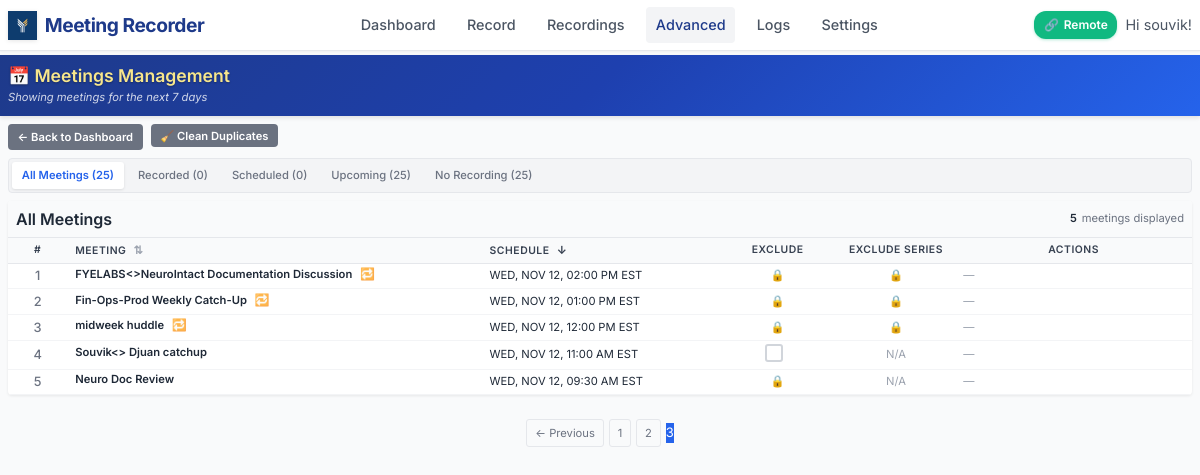
The app's page /admin/meetings?page=3&filter=all&sort=date&order=desc (signed in), older data.
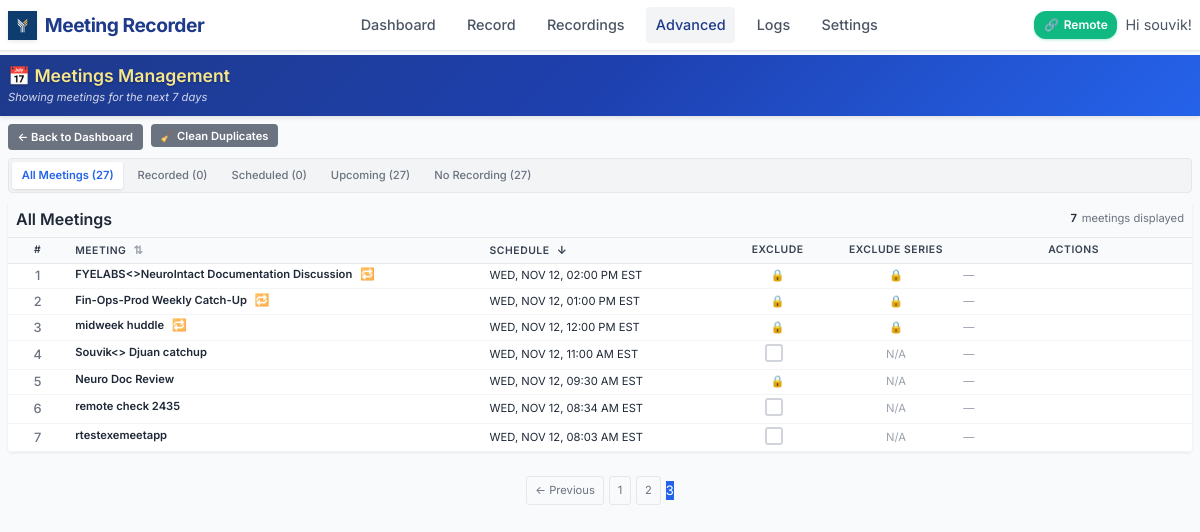
The same page, newer data.
### models.py (models this page shows, shortened)
class Meeting(db.Model):
    id = db.Column(db.Integer, primary_key=True)
    calendar_event_id = db.Column(db.String(255))  # Original calendar event ID
    subject = db.Column(db.String(500), nullable=False)
    description = db.Column(db.Text)
    location = db.Column(db.String(500))
    web_link = db.Column(db.String(1000))  # Teams meeting link
    start_time = db.Column(db.DateTime, nullable=False)
    end_time = db.Column(db.DateTime, nullable=False)
    duration_minutes = db.Column(db.Integer)
    is_all_day = db.Column(db.Boolean, default=False)
    organizer = db.Column(db.String(255))
    required_attendees = db.Column(db.Text)  # JSON list of email addresses
    optional_attendees = db.Column(db.Text)  # JSON list of email addresses
    attendee_count = db.Column(db.Integer, default=0)
    meeting_type = db.Column(db.String(50), default='teams')  # teams, phone, in-person, other
    is_teams_meeting = db.Column(db.Boolean, default=False)
    is_recurring = db.Column(db.Boolean, default=False)
    recording_status = db.Column(db.String(50), default='none')  # none, scheduled, recorded_local, recorded_synced, excluded
    recording_id = db.Column(db.Integer, db.ForeignKey('recording.id'), nullable=True)  # One-to-one relationship
    recording = db.relationship('Recording', backref=db.backref('meeting', uselist=False), uselist=False)  # One meeting can have 0 or 1 recording
    discovered_at = db.Column(db.DateTime, default=datetime.utcnow)
    last_updated = db.Column(db.DateTime, default=datetime.utcnow, onupdate=datetime.utcnow)
    user_id = db.Column(db.Integer, db.ForeignKey('user.id'), nullable=False)
    is_excluded = db.Column(db.Boolean, default=False)  # User manually excluded from recording
    auto_record = db.Column(db.Boolean, default=True)  # Should this meeting be auto-recorded
    user_excluded = db.Column(db.Boolean, default=False)  # User manually excluded this specific meeting
    exclude_all_series = db.Column(db.Boolean, default=False)  # Exclude all meetings in this recurring series
    series_id = db.Column(db.String(255))  # Recurring series identifier for grouping related meetings

### app.py (the view)
@app.route('/admin/meetings')
@login_required
def admin_meetings():
    try:
        page = request.args.get('page', 1, type=int)
        per_page = 10
        filter_status = request.args.get('filter', 'all')
        sort_by = request.args.get('sort', 'date')  # 'date' or 'subject'
        sort_order = request.args.get('order', 'desc')  # 'asc' or 'desc'
        today = datetime.now().replace(hour=0, minute=0, second=0, microsecond=0)
        next_7_days = today + timedelta(days=7)
        base_query = Meeting.query.filter(
            Meeting.start_time >= today,
            Meeting.start_time < next_7_days
        )
        total_meetings = base_query.count()
        recorded_meetings = base_query.filter(Meeting.recording_status.in_(['recorded_synced', 'recorded_local'])).count()
        scheduled_meetings = base_query.filter_by(recording_status='scheduled').count()
        upcoming_meetings = base_query.filter(Meeting.start_time > datetime.now()).count()
        no_recording_meetings = base_query.filter(Meeting.recording_id.is_(None)).count()
        total_attendees = db.session.query(db.func.sum(Meeting.attendee_count))\
            .filter(Meeting.start_time >= today, Meeting.start_time < next_7_days)\
            .scalar() or 0
        query = Meeting.query.filter(
            Meeting.start_time >= today,
            Meeting.start_time < next_7_days
        )
        if filter_status == 'recorded':
            query = query.filter(Meeting.recording_status.in_(['recorded_synced', 'recorded_local']))
        elif filter_status == 'scheduled':
            query = query.filter_by(recording_status='scheduled')
        elif filter_status == 'upcoming':
            query = query.filter(Meeting.start_time > datetime.now())
        elif filter_status == 'orphaned':
            query = query.filter(Meeting.recording_id.is_(None))
        if sort_by == 'subject':
            if sort_order == 'asc':
                query = query.order_by(Meeting.subject.asc())
            else:
                query = query.order_by(Meeting.subject.desc())
        else:  # Default to date sorting
            if sort_order == 'asc':
                query = query.order_by(Meeting.start_time.asc())
            else:
                query = query.order_by(Meeting.start_time.desc())
        meetings_paginated = query.paginate(
            page=page, per_page=per_page, error_out=False
        )
        stats = {
            'total_meetings': total_meetings,
            'recorded_meetings': recorded_meetings,
            'scheduled_meetings': scheduled_meetings,
            'upcoming_meetings': upcoming_meetings,
            'no_recording_meetings': no_recording_meetings,
            'total_attendees': total_attendees
        }
        active_recording_meeting = None
        if recording_state.get('active') and recording_state.get('meeting_id'):
            active_recording_meeting = Meeting.query.get(recording_state['meeting_id'])
        return render_template('admin/meetings.html',
                             meetings=meetings_paginated.items,
                             pagination=meetings_paginated,
                             stats=stats,
                             filter_status=filter_status,
                             active_recording_meeting=active_recording_meeting,
                             sort_by=sort_by,
                             sort_order=sort_order)
    except Exception as e:
        logger.error(f" Admin meetings error: {sanitize_error_message(e)}")
        flash(f"Error loading meetings: {sanitize_error_message(e)}", "error")
        return redirect(url_for('admin_dashboard'))

### app.py (called while the page is built)
@app.template_filter('format_eastern_local')
def format_eastern_local_filter(local_dt, format_str='%a, %b %d, %I:%M %p EST'):
    if local_dt:
        formatted = local_dt.strftime(format_str).upper()
        return formatted
    return 'N/A'

@app.context_processor
def utility_processor():
    active_recording = None
    if current_user.is_authenticated:
        global recording_state
        if recording_state.get('active', False):
            recent_recording = Recording.query.filter_by(user_id=current_user.id).order_by(Recording.created_at.desc()).first()
            if recent_recording and recent_recording.status != 'completed':
                active_recording = recent_recording
    return dict(
        format_file_size=format_file_size,
        format_duration=format_duration,
        active_recording=active_recording,
        is_remote_recording_enabled=is_remote_recording_enabled
    )

@login_manager.user_loader
def load_user(user_id):
    return db.session.get(User, int(user_id))  # Fix SQLAlchemy deprecation

### templates/admin/meetings.html (shortened to what the changed rows need)
{% extends "base.html" %}
{% block content %}
<div class="admin-header">
    <div class="admin-header-content">
        <h1 class="admin-title">📅 Meetings Management</h1>
    </div>
</div>
<div class="filter-tabs">
    <a href="{{ url_for('admin_meetings', sort=sort_by, order=sort_order) }}" class="filter-tab {{ 'active' if filter_status == 'all' else '' }}">
        All Meetings ({{ stats.total_meetings }})
    </a>
    <a href="{{ url_for('admin_meetings', filter='recorded', sort=sort_by, order=sort_order) }}" class="filter-tab {{ 'active' if filter_status == 'recorded' else '' }}">
        Recorded ({{ stats.recorded_meetings }})
    </a>
    <a href="{{ url_for('admin_meetings', filter='scheduled', sort=sort_by, order=sort_order) }}" class="filter-tab {{ 'active' if filter_status == 'scheduled' else '' }}">
        Scheduled ({{ stats.scheduled_meetings }})
    </a>
    <a href="{{ url_for('admin_meetings', filter='upcoming', sort=sort_by, order=sort_order) }}" class="filter-tab {{ 'active' if filter_status == 'upcoming' else '' }}">
        Upcoming ({{ stats.upcoming_meetings }})
    </a>
    <a href="{{ url_for('admin_meetings', filter='orphaned', sort=sort_by, order=sort_order) }}" class="filter-tab {{ 'active' if filter_status == 'orphaned' else '' }}">
        No Recording ({{ stats.no_recording_meetings }})
    </a>
</div>
<div class="meetings-container" id="list-view">
    <div class="meetings-header">
        <h2 style="margin: 0; font-size: 1rem; color: #1f2937;">
            {% if filter_status == 'all' %}All Meetings
            {% elif filter_status == 'recorded' %}Recorded Meetings
            {% elif filter_status == 'scheduled' %}Scheduled Meetings
            {% elif filter_status == 'upcoming' %}Upcoming Meetings
            {% elif filter_status == 'orphaned' %}Meetings Without Recordings
            {% endif %}
        </h2>
        <div class="meetings-stats">
            <div class="stat-item">
                <span class="stat-number">{{ meetings|length }}</span>
                <span>meetings displayed</span>
            </div>
        </div>
    </div>
    {% if meetings %}
    <table class="meetings-table">
        <thead>
            <tr>
                <th>#</th>
                <th class="sortable" onclick="sortTable('subject')">
                    Meeting <span class="sort-arrow" id="sort-arrow-subject">⇅</span>
                </th>
                <th class="sortable" onclick="sortTable('date')">
                    Schedule <span class="sort-arrow" id="sort-arrow-date">⇅</span>
                </th>
                <th>Exclude</th>
                <th>Exclude Series</th>
                <th>Actions</th>
            </tr>
        </thead>
        <tbody>
            {% for meeting in meetings %}
            <tr data-meeting-subject="{{ meeting.subject }}" data-meeting-date="{{ meeting.start_time.isoformat() }}">
                <td>
                    {{ loop.index }}
                </td>
                <td>
                    <a href="{{ url_for('admin_meeting_detail', meeting_id=meeting.id) }}" class="meeting-title">
                        {{ meeting.subject }}
                        {% if meeting.is_recurring %}
                        <span class="recurring-badge" title="Recurring Meeting">🔁</span>
                        {% endif %}
                    </a>
                </td>
                <td>
                    <div style="color: #1f2937;">
                        {{ meeting.start_time | format_eastern_local }}
                    </div>
                </td>
                <td>
                    {% if meeting.organizer and current_user.email and meeting.organizer.lower() == current_user.email.lower() %}
                    <label class="checkbox-container" title="Exclude this specific meeting from recording (Only organizer can exclude)">
                        <span class="checkmark"></span>
                    </label>
                    {% else %}
                    <span style="color: #9ca3af; font-size: 0.7rem;" title="Only the meeting organizer can exclude meetings">🔒</span>
                    {% endif %}
                </td>
                <td>
                    {% if meeting.is_recurring %}
                        {% if meeting.organizer and current_user.email and meeting.organizer.lower() == current_user.email.lower() %}
                        <label class="checkbox-container" title="Exclude all meetings in this recurring series (Only organizer can exclude)">
               <input type="checkbox"
                   class="exclude-series-checkbox"
                   data-meeting-id="{{ meeting.id }}"
                   data-series-id="{{ meeting.series_id or meeting.calendar_event_id }}"
                   {{ 'checked' if meeting.exclude_all_series else '' }}
                   onchange="toggleSeriesExclusion(this, {{ meeting.id }}, this.checked, '{{ meeting.series_id or meeting.calendar_event_id }}')">
                            <span class="checkmark"></span>
                        </label>
                        {% else %}
                        <span style="color: #9ca3af; font-size: 0.7rem;" title="Only the meeting organizer can exclude series">🔒</span>
                        {% endif %}
                    {% else %}
                    <span style="color: #9ca3af;">N/A</span>
                    {% endif %}
                </td>
                <td>
                    <div class="action-buttons-group">
                        {% if meeting.recording_status == 'recording' %}
                        <div class="inline-recording-indicator">
                            <span class="inline-recording-pulse"></span>
                            <span class="inline-recording-text">RECORDING</span>
                        </div>
                        {% elif meeting.recording %}
                        <span style="color: #10b981; font-size: 0.7rem; font-weight: 600;">✓ Recorded</span>
                        {% else %}
                        <span style="color: #9ca3af; font-size: 0.7rem;">—</span>
                        {% endif %}
                    </div>
                </td>
            </tr>
            {% endfor %}
        </tbody>
    </table>
    {% endif %}
</div>
{% if pagination %}
<div class="pagination">
    {% if pagination.has_prev %}
        <a href="{{ url_for('admin_meetings', page=pagination.prev_num, filter=filter_status, sort=sort_by, order=sort_order) }}">← Previous</a>
    {% endif %}
    {% for page_num in pagination.iter_pages() %}
        {% if page_num %}
            {% if page_num != pagination.page %}
                <a href="{{ url_for('admin_meetings', page=page_num, filter=filter_status, sort=sort_by, order=sort_order) }}">{{ page_num }}</a>
            {% else %}
                <span class="current">{{ page_num }}</span>
            {% endif %}
        {% else %}
            <span>…</span>
        {% endif %}
    {% endfor %}
</div>
{% endif %}
{% endblock %}

Row changes from the older to the newer data that the page shows:
added Meeting: subject "remote check 2435", start_time "WED, NOV 12, 08:34 AM EST", is_recurring "N/A"
added Meeting: subject "rtestexemeetapp", start_time "WED, NOV 12, 08:03 AM EST", is_recurring "N/A"
Text that changed along with them:
{{ stats.total_meetings }}: "25" → "27"
{{ stats.upcoming_meetings }}: "25" → "27"
{{ stats.no_recording_meetings }}: "25" → "27"
{{ meetings|length }}: "5" → "7"
